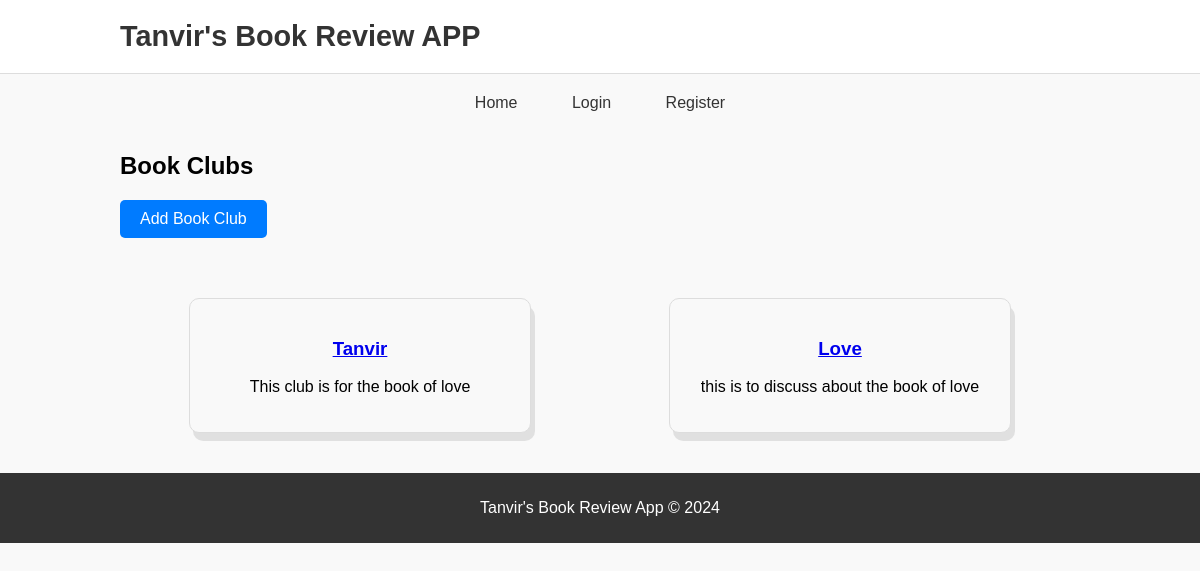
Page /book_clubs/ on the committed database.
### reviews/models.py (models this page shows, shortened)
class BookClub(models.Model):
    name = models.CharField(max_length=100)
    description = models.TextField()
    members = models.ManyToManyField(User, related_name='book_clubs')

### reviews/views.py (the view)
# urls.py: path('book_clubs/', book_clubs, name='book_clubs'),
def book_clubs(request):
    clubs = BookClub.objects.all()
    return render(request, 'reviews/book_clubs.html', {'clubs': clubs})

### reviews/templates/reviews/book_clubs.html (shortened to what this page needs)
{% extends 'base.html' %}
{% block content %}
<h2>Book Clubs</h2>
<a href="{% url 'add_book_club' %}" class="btn-add-club">Add Book Club</a>
<div class="club-card-container">
    {% for club in clubs %}
    <div class="club-card">
        <a href="{% url 'book_club_detail' club.id %}">
            <h3>{{ club.name }}</h3>
        </a>
        <p>{{ club.description }}</p>
    </div>
    {% endfor %}
</div>
{% endblock %}

### reviews/static/reviews/base.css (style rules this page uses)
body { font-family: Arial, sans-serif; margin: 0; padding: 0; background-color: #f9f9f9; }

### reviews/templates/base.html (style rules this page uses)
body { font-family: Arial, sans-serif; margin: 0; padding: 0; background-color: #f9f9f9; }
.club-card-container { display: flex; flex-wrap: wrap; justify-content: space-around; margin-top: 20px; }
.club-card { background-color: #f9f9f9; border: 1px solid #ddd; border-radius: 10px; box-shadow: 04px 8px rgba(0, 0, 0, 0.1); margin: 20px; padding: 20px; width: 300px; text-align: center; transition: transform 0.3s ease, box-shadow 0.3s ease; }
.btn-add-club { display: inline-block; margin-bottom: 20px; padding: 10px 20px; background-color: #007BFF; color: #fff; text-decoration: none; border-radius: 5px; transition: background-color 0.3s ease; }
html, body { height: 100%; margin: 0; padding: 0; }

### rows in the picture
BookClub: name "Tanvir", description "This club is for the book of love"
BookClub: name "Love", description "this is to discuss about the book of love"
